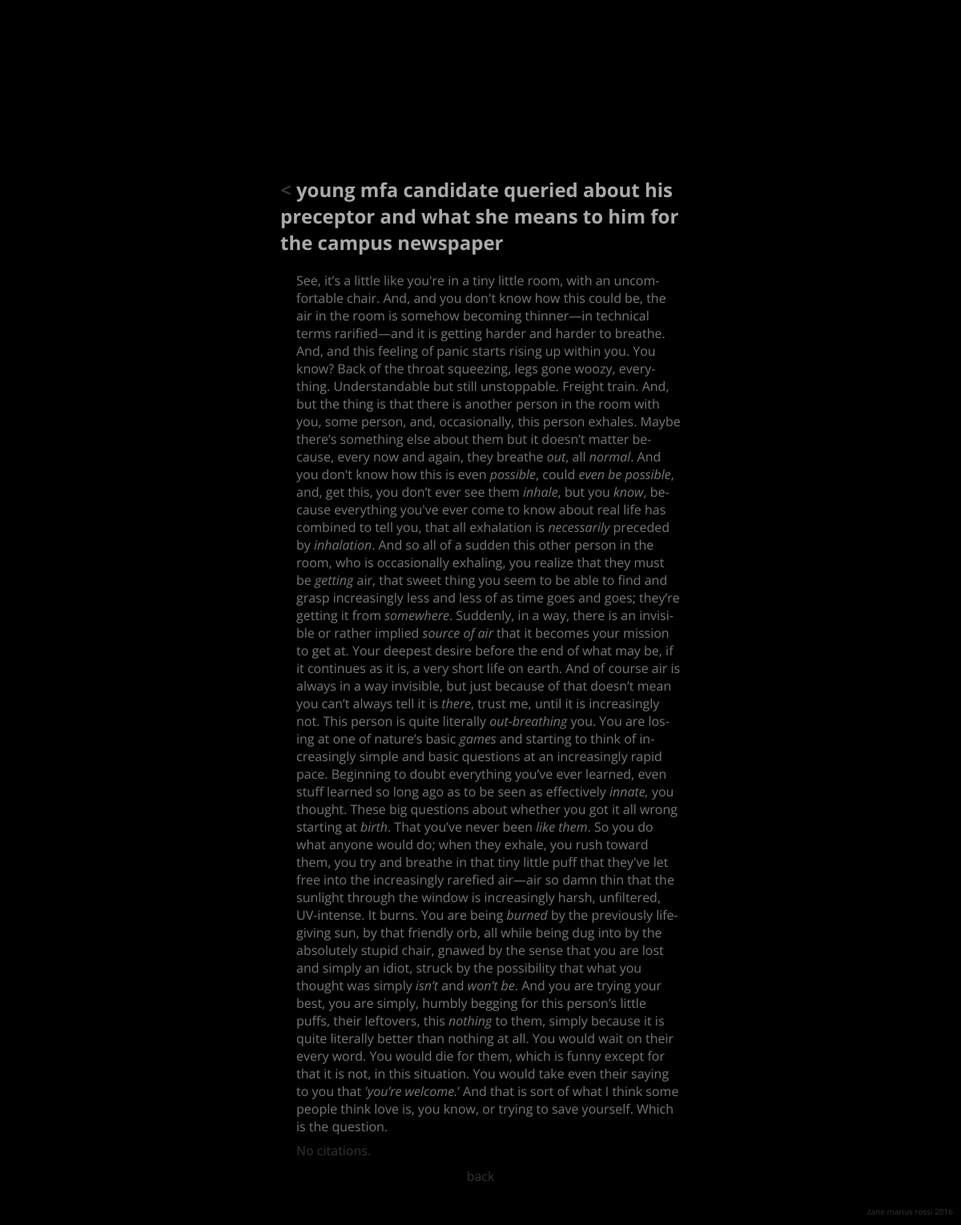
Screenshot of /produce/written/18/ with the database file from the repository.
### produce/models.py (models this page shows, shortened)
class WrittenObject(models.Model):
	title       = models.CharField(max_length=200, default="n/a")
	description = models.CharField(max_length=500, default="n/a")
	pub_date    = models.DateTimeField('date published',default=timezone.now)
	word_count  = models.IntegerField(default=0)
	content     = models.TextField(default="n/a")
	cited_works  = models.ManyToManyField('library.LibraryObject', blank=True)

### produce/views.py (the view)
# urls.py: path("written/<int:produce_id>/", views.written_individual, name="written_individual"),
def written_individual(request, produce_id):
	written_object = get_object_or_404(WrittenObject, pk=produce_id)
	cited_works    = written_object.cited_works.all()
	return render(request, 'produce/individual_written.html', {'written_object': written_object, 'cited_works' : cited_works})

### produce/templates/produce/individual_written.html (shortened to what this page needs)
{% extends 'base/base.html' %}
{% block content %}
	<div class="heading">
	</div>
	<div class="sub-heading">
		<h2>
			<a href="{% url 'produce:written' %}">< </a>{{ written_object.title }}
		</h2>
	</div>
	<div class="info">
		<div class="info_text">
			{{ written_object.content|safe }}
		</div>
	</div>
	<div class="citations">
	{% if cited_works %}
		{% for elem in cited_works %}
			<span class="info_text">
				<a href="{% url 'library:individual' elem.pk %}">{{ elem.title }} – {{ elem.author }}</a>
			</span>
			<br>
		{% endfor %}
	{% else %}
		<span class="info_text">
			No citations.
		</span>
	{% endif %}
	</div>
	<div class="nav">
		<a href="{% url 'produce:written' %}">back</a>
	</div>
	<div class="footer">
		zane marius rossi 2016
	</div>
{% endblock %}

### base/static/base/css/main.css (style rules this page uses)
html, body { background-color: black; color: #AAA; font-family: 'Open Sans', sans-serif; overflow: hidden; }
a { color: #333; text-decoration: none; }
span { color: #333; }
.heading { color:#AAA; padding-top: 200px; width: 500px; display: block; margin: auto; }
.sub-heading { color:#AAA; display: block; margin: auto; width: 500px; }
.info { color: #777; margin: auto; width: 480px; text-align: left; -webkit-hyphens: auto; -moz-hyphens: auto; hyphens: auto; padding-left: 20px; }
.nav { padding-top: 10px; padding-bottom: 50px; margin: auto; text-align: center; }
.footer { position: fixed; bottom: 10px; right: 10px; font-size: 10px; color: #333; }
.citations { padding-left: 20px; }
.info_text { padding-bottom: 0.5em; }

### base/static/base/css/mobile.css (style rules this page uses)
html, body { background-color: black; color: #AAA; font-family: 'Open Sans', sans-serif; overflow: hidden; }
a { color: #333; text-decoration: none; }
span { color: #333; }
.heading { color:#AAA; padding-top: 100px; width: 100%; display: block; margin: auto; }
.sub-heading { color:#AAA; display: block; margin: auto; width: 100%; }
.info { color: #777; margin: auto; width: 100%; text-align: left; -webkit-hyphens: auto; -moz-hyphens: auto; hyphens: auto; }
.nav { padding-top: 10px; padding-bottom: 50px; margin: auto; text-align: center; }
.footer { display: none; }
.info_text { padding-bottom: 0.5em; }

### rows the page displays
WrittenObject: title "young mfa candidate queried about his preceptor and what she means to him for the campus newspaper", content "See, it’s a little like you're in a tiny little room, with an uncomfortable chair. And, and you don't know how this could be, the air in the room is somehow becoming thinner—in technical terms rarified—and it is getting harder and harder to breathe. And, and this feeling of panic starts rising up within you. You know? Back of the throat squeezing, legs gone woozy, everything. Understandable but still unstoppable. Freight train. And, but the thing is that there is another person in the room with you, some person, and, occasionally, this person exhales. Maybe there’s something else about them but it doesn’t matter because, every now and again, they breathe out , all normal . And you don't…"
